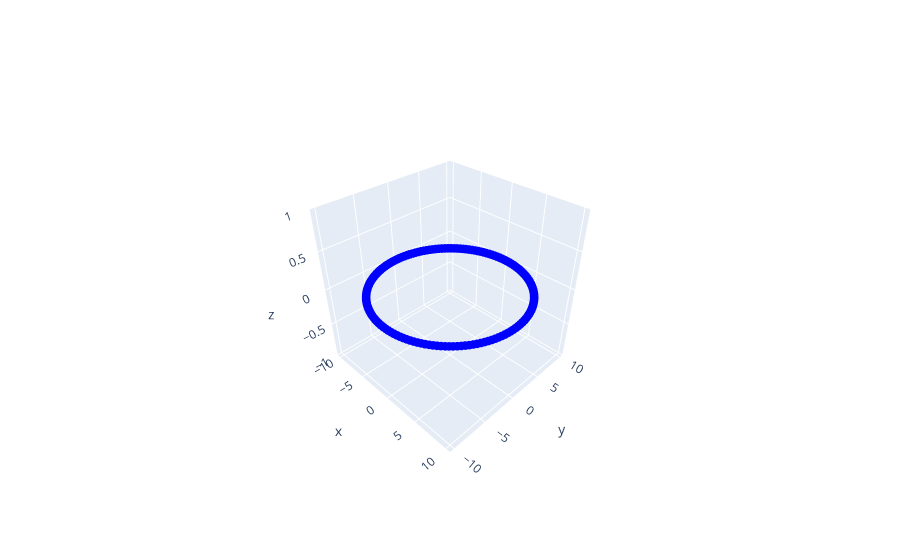

Here is the notebook cell this chart was saved with:
### Code cell
R = 10

interval = math.pi * 2 / 150

pts = []
for i in range(150):
    t = interval * i
    x = R * math.cos(t)
    y = R * math.sin(t)
    pts.append([x,y,0])

rendering3D(pts)

### Figure 1 — Plotly figure (JSON) as saved in the notebook; plotly's stock layout.template omitted (floating-point values rounded to 4 significant figures; data arrays with more than 128 entries replaced by an {"elided": "..."} marker saying what was removed)
{"data": [{"line": {"color": "red", "width": 2}, "marker": {"color": "blue", "size": 3}, "mode": "markers", "name": "Vector", "showlegend": false, "type": "scatter3d", "x": {"elided": "150 float values"}, "y": {"elided": "150 float values"}, "z": {"elided": "150 int values"}}], "layout": {"scene": {"camera": {"center": {"x": 0, "y": 0, "z": 0}, "eye": {"x": 1.5, "y": -1.5, "z": 1.5}, "up": {"x": 0, "y": 0, "z": 1}}}}}
